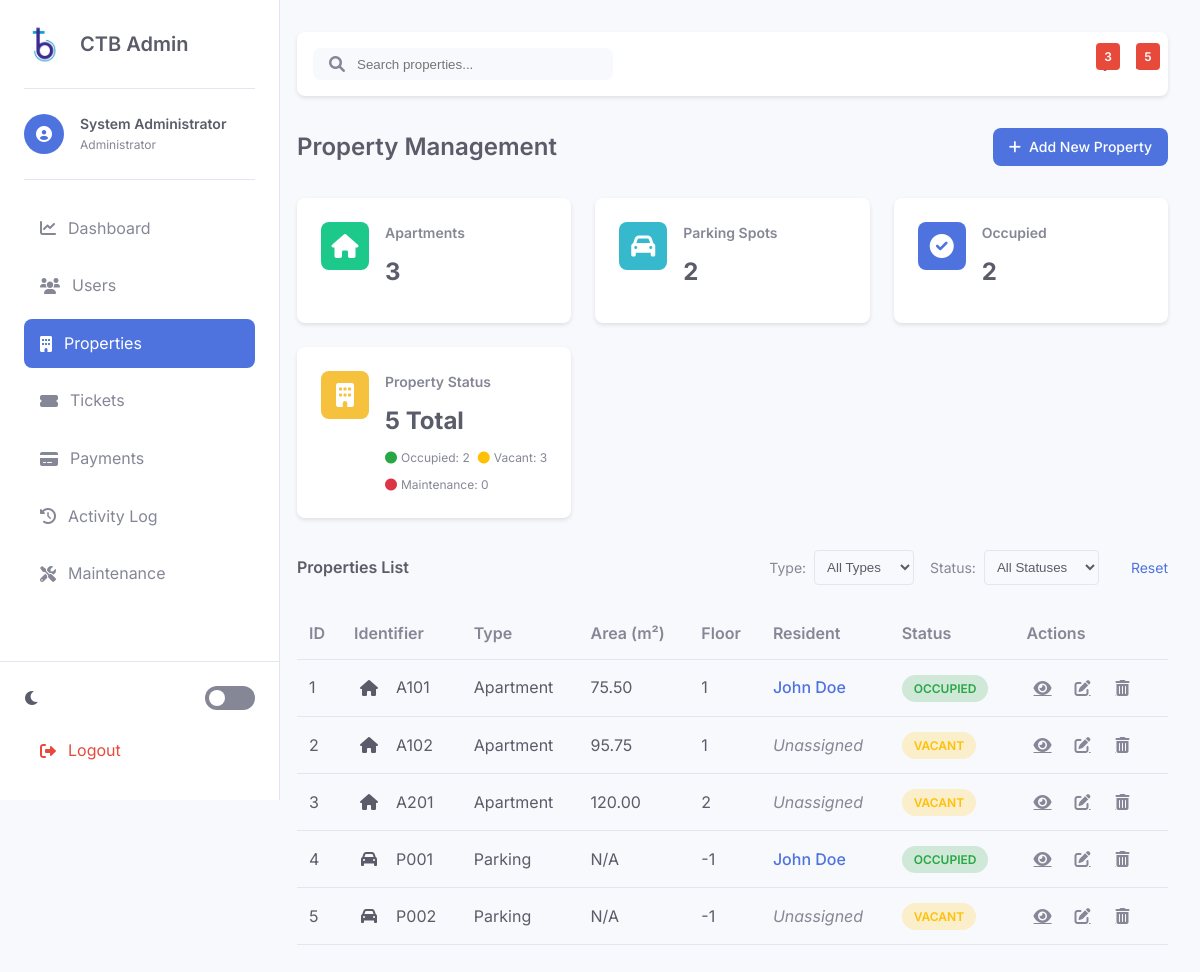
The page /admin/properties.php (signed in) on the database its author committed.
### tables this page shows
CREATE TABLE properties (
    id INT AUTO_INCREMENT PRIMARY KEY,
    type ENUM('apartment', 'parking') NOT NULL,
    identifier VARCHAR(50) NOT NULL UNIQUE,
    description TEXT,
    area DECIMAL(10,2) DEFAULT NULL,
    floor INT DEFAULT NULL,
    user_id INT DEFAULT NULL,
    status ENUM('occupied', 'vacant', 'maintenance') DEFAULT 'vacant',
    created_at TIMESTAMP DEFAULT CURRENT_TIMESTAMP,
    updated_at TIMESTAMP DEFAULT CURRENT_TIMESTAMP ON UPDATE CURRENT_TIMESTAMP,
    FOREIGN KEY (user_id) REFERENCES users(id) ON DELETE SET NULL
);

CREATE TABLE users (
    id INT AUTO_INCREMENT PRIMARY KEY,
    email VARCHAR(255) NOT NULL UNIQUE,
    password VARCHAR(255) NOT NULL,
    name VARCHAR(255) NOT NULL,
    phone VARCHAR(50),
    role ENUM('admin', 'manager', 'resident') NOT NULL,
    status ENUM('active', 'inactive') DEFAULT 'active',
    created_at TIMESTAMP DEFAULT CURRENT_TIMESTAMP,
    updated_at TIMESTAMP DEFAULT CURRENT_TIMESTAMP ON UPDATE CURRENT_TIMESTAMP
);

### admin/properties.php (the view, shortened to what this page needs)
<?php
$search = $_GET['search'] ?? '';
$page = isset($_GET['page']) ? (int)$_GET['page'] : 1;
$items_per_page = 10;
$offset = ($page - 1) * $items_per_page;
try {
    $db = new PDO("mysql:host=" . DB_HOST . ";dbname=" . DB_NAME, DB_USER, DB_PASS);
    $db->setAttribute(PDO::ATTR_ERRMODE, PDO::ERRMODE_EXCEPTION);
    $query = "SELECT p.*, u.name as user_name FROM properties p LEFT JOIN users u ON p.user_id = u.id WHERE 1=1";
    $count_query = "SELECT COUNT(*) as total FROM properties WHERE 1=1";
    $query .= " ORDER BY p.created_at DESC LIMIT :offset, :limit";
    $count_stmt = $db->prepare($count_query);
    $count_stmt->execute();
    $total = $count_stmt->fetch(PDO::FETCH_ASSOC)['total'];
    $stmt = $db->prepare($query);
    $stmt->bindValue(':offset', $offset, PDO::PARAM_INT);
    $stmt->bindValue(':limit', $items_per_page, PDO::PARAM_INT);
    $stmt->execute();
    $properties = $stmt->fetchAll(PDO::FETCH_ASSOC);
    $type_counts = [];
    $type_stmt = $db->prepare("SELECT type, COUNT(*) as count FROM properties GROUP BY type");
    $type_stmt->execute();
    $type_results = $type_stmt->fetchAll(PDO::FETCH_ASSOC);
    foreach ($type_results as $type_data) {
        $type_counts[$type_data['type']] = $type_data['count'];
    }
    $status_counts = [];
    $status_stmt = $db->prepare("SELECT status, COUNT(*) as count FROM properties GROUP BY status");
    $status_stmt->execute();
    $status_results = $status_stmt->fetchAll(PDO::FETCH_ASSOC);
    foreach ($status_results as $status_data) {
        $status_counts[$status_data['status']] = $status_data['count'];
    }
} catch (PDOException $e) {
    $_SESSION['error'] = "Database error: " . $e->getMessage();
    $properties = [];
    $total = 0;
    $total_pages = 0;
    $type_counts = ['apartment' => 0, 'parking' => 0];
    $status_counts = ['occupied' => 0, 'vacant' => 0, 'maintenance' => 0];
}
?>
<!DOCTYPE html>
<html lang="en">
<head>
    <link rel="stylesheet" href="https://cdnjs.cloudflare.com/ajax/libs/font-awesome/6.0.0/css/all.min.css">
    <link rel="stylesheet" href="css/admin-style.css">
</head>
<body>
    <div class="admin-container">
        <aside class="sidebar">
            <div class="sidebar-header">
                <img src="../assets/images/logo.png" alt="CTB Logo" class="logo">
                <h2>CTB Admin</h2>
            </div>
            <div class="user-info">
                <div class="user-avatar">
                    <i class="fas fa-user-circle"></i>
                </div>
                <div class="user-details">
                    <h4><?php echo htmlspecialchars($_SESSION['name']); ?></h4>
                    <p>Administrator</p>
                </div>
            </div>
            <nav class="sidebar-nav">
                <ul>
                    <li>
                        <a href="dashboard.php">
                            <i class="fas fa-chart-line"></i>
                            <span>Dashboard</span>
                        </a>
                    </li>
                    <li>
                        <a href="users.php">
                            <i class="fas fa-users"></i>
                            <span>Users</span>
                        </a>
                    </li>
                    <li class="active">
                        <a href="properties.php">
                            <i class="fas fa-building"></i>
                            <span>Properties</span>
                        </a>
                    </li>
                    <li>
                        <a href="tickets.php">
                            <i class="fas fa-ticket-alt"></i>
                            <span>Tickets</span>
                        </a>
                    </li>
                    <li>
                        <a href="payments.php">
                            <i class="fas fa-credit-card"></i>
                            <span>Payments</span>
                        </a>
                    </li>
                    <li>
                        <a href="activity-log.php">
                            <i class="fas fa-history"></i>
                            <span>Activity Log</span>
                        </a>
                    </li>
                    <li>
                        <a href="maintenance-new.php">
                            <i class="fas fa-tools"></i>
                            <span>Maintenance</span>
                        </a>
                    </li>
                </ul>
            </nav>
            <div class="sidebar-footer">
                <div class="theme-toggle">
                    <i class="fas fa-moon"></i>
                    <label class="switch">
                        <span class="slider round"></span>
                    </label>
                </div>
                <a href="../logout.php" class="logout-btn">
                    <i class="fas fa-sign-out-alt"></i>
                    <span>Logout</span>
                </a>
            </div>
        </aside>
        <main class="main-content">
            <header class="topbar">
                <div class="search-bar">
                    <i class="fas fa-search"></i>
                    <input type="text" placeholder="Search properties..." form="filter-form" name="search" value="<?php echo htmlspecialchars($search); ?>">
                </div>
                <div class="topbar-right">
                    <div class="notifications">
                        <span class="badge">3</span>
                    </div>
                    <div class="messages">
                        <span class="badge">5</span>
                    </div>
                </div>
            </header>
            <div class="page-header">
                <h1>Property Management</h1>
                <a href="add-property.php" class="btn btn-primary">
                    <i class="fas fa-plus"></i>
                    Add New Property
                </a>
            </div>
            <div class="stats-grid">
                <div class="stat-card">
                    <div class="stat-icon properties">
                        <i class="fas fa-home"></i>
                    </div>
                    <div class="stat-details">
                        <h3>Apartments</h3>
                        <div class="stat-number"><?php echo isset($type_counts['apartment']) ? $type_counts['apartment'] : 0; ?></div>
                    </div>
                </div>
                <div class="stat-card">
                    <div class="stat-icon tickets">
                        <i class="fas fa-car"></i>
                    </div>
                    <div class="stat-details">
                        <h3>Parking Spots</h3>
                        <div class="stat-number"><?php echo isset($type_counts['parking']) ? $type_counts['parking'] : 0; ?></div>
                    </div>
                </div>
                <div class="stat-card">
                    <div class="stat-icon users">
                        <i class="fas fa-check-circle"></i>
                    </div>
                    <div class="stat-details">
                        <h3>Occupied</h3>
                        <div class="stat-number"><?php echo isset($status_counts['occupied']) ? $status_counts['occupied'] : 0; ?></div>
                    </div>
                </div>
                <div class="stat-card">
                    <div class="stat-icon payments">
                        <i class="fas fa-building"></i>
                    </div>
                    <div class="stat-details">
                        <h3>Property Status</h3>
                        <div class="stat-number"><?php echo $total; ?> Total</div>
                        <div class="stat-breakdown">
                            <span><i class="fas fa-circle" style="color: #28a745;"></i> Occupied: <?php echo isset($status_counts['occupied']) ? $status_counts['occupied'] : 0; ?></span>
                            <span><i class="fas fa-circle" style="color: #ffc107;"></i> Vacant: <?php echo isset($status_counts['vacant']) ? $status_counts['vacant'] : 0; ?></span>
                            <span><i class="fas fa-circle" style="color: #dc3545;"></i> Maintenance: <?php echo isset($status_counts['maintenance']) ? $status_counts['maintenance'] : 0; ?></span>
                        </div>
                    </div>
                </div>
            </div>
            <div class="card">
                <div class="card-header user-filter-header">
                    <h3>Properties List</h3>
                    <form id="filter-form" action="properties.php" method="GET" class="filter-form">
                        <div class="filter-group">
                            <label for="type">Type:</label>
                            <select name="type" id="type" onchange="this.form.submit()">
                                <option value="">All Types</option>
                            </select>
                        </div>
                        <div class="filter-group">
                            <label for="status">Status:</label>
                            <select name="status" id="status" onchange="this.form.submit()">
                                <option value="">All Statuses</option>
                            </select>
                        </div>
                        <a href="properties.php" class="reset-link">Reset</a>
                    </form>
                </div>
                <div class="card-body">
                    <?php if (empty($properties)): ?>
                        <div class="empty-state">
                            <i class="fas fa-building"></i>
                            <p>No properties found. Try adjusting your filters or add a new property.</p>
                            <a href="add-property.php" class="btn btn-primary">Add New Property</a>
                        </div>
                    <?php else: ?>
                        <div class="table-responsive">
                            <table class="table">
                                <thead>
                                    <tr>
                                        <th>ID</th>
                                        <th>Identifier</th>
                                        <th>Type</th>
                                        <th>Area (m²)</th>
                                        <th>Floor</th>
                                        <th>Resident</th>
                                        <th>Status</th>
                                        <th>Actions</th>
                                    </tr>
                                </thead>
                                <tbody>
                                    <?php foreach ($properties as $property): ?>
                                        <tr>
                                            <td><?php echo $property['id']; ?></td>
                                            <td>
                                                <div class="property-cell">
                                                    <div class="property-icon">
                                                        <i class="fas fa-<?php echo $property['type'] === 'apartment' ? 'home' : 'car'; ?>"></i>
                                                    </div>
                                                    <?php echo htmlspecialchars($property['identifier']); ?>
                                                </div>
                                            </td>
                                            <td><?php echo ucfirst(htmlspecialchars($property['type'])); ?></td>
                                            <td><?php echo $property['area'] ? htmlspecialchars($property['area']) : 'N/A'; ?></td>
                                            <td><?php echo $property['floor'] !== null ? htmlspecialchars($property['floor']) : 'N/A'; ?></td>
                                            <td>
                                                <?php if ($property['user_id']): ?>
                                                    <a href="view-user.php?id=<?php echo $property['user_id']; ?>" class="user-link">
                                                        <?php echo htmlspecialchars($property['user_name']); ?>
                                                    </a>
                                                <?php else: ?>
                                                    <span class="text-muted">Unassigned</span>
                                                <?php endif; ?>
                                            </td>
                                            <td>
                                                <?php
                                                    $statusClass = '';
                                                    switch ($property['status']) {
                                                        case 'occupied': $statusClass = 'success'; break;
                                                        case 'vacant': $statusClass = 'warning'; break;
                                                    }
                                                ?>
                                                <span class="status-indicator status-<?php echo $statusClass; ?>">
                                                    <?php echo ucfirst(htmlspecialchars($property['status'])); ?>
                                                </span>
                                            </td>
                                            <td class="actions">
                                                <a href="view-property.php?id=<?php echo $property['id']; ?>" class="btn-icon" title="View Property">
                                                    <i class="fas fa-eye"></i>
                                                </a>
                                                <a href="edit-property.php?id=<?php echo $property['id']; ?>" class="btn-icon" title="Edit Property">
                                                    <i class="fas fa-edit"></i>
                                                </a>
                                                <a href="javascript:void(0);" class="btn-icon delete-property" data-id="<?php echo $property['id']; ?>" title="Delete Property">
                                                    <i class="fas fa-trash-alt"></i>
                                                </a>
                                            </td>
                                        </tr>
                                    <?php endforeach; ?>
                                </tbody>
                            </table>
                        </div>
                    <?php endif; ?>
                </div>
            </div>
        </main>
    </div>
</body>
</html>

### rows shown on the page
properties: id "1", identifier "A101", type "Apartment", area "75.50", floor "1", user.name "John Doe", status "OCCUPIED"
properties: id "2", identifier "A102", type "Apartment", area "95.75", floor "1", shows "Unassigned", status "VACANT"
properties: id "3", identifier "A201", type "Apartment", area "120.00", floor "2", shows "Unassigned", status "VACANT"
properties: id "4", identifier "P001", type "Parking", shows "N/A", floor "-1", user.name "John Doe", status "OCCUPIED"
properties: id "5", identifier "P002", type "Parking", shows "N/A", floor "-1", shows "Unassigned", status "VACANT"

### other values the page prints
$_SESSION['name'] "System Administrator"
$type_counts['apartment'] "3"
$type_counts['parking'] "2"
$status_counts['occupied'] "2"
$total "5"
$status_counts['vacant'] "3"
